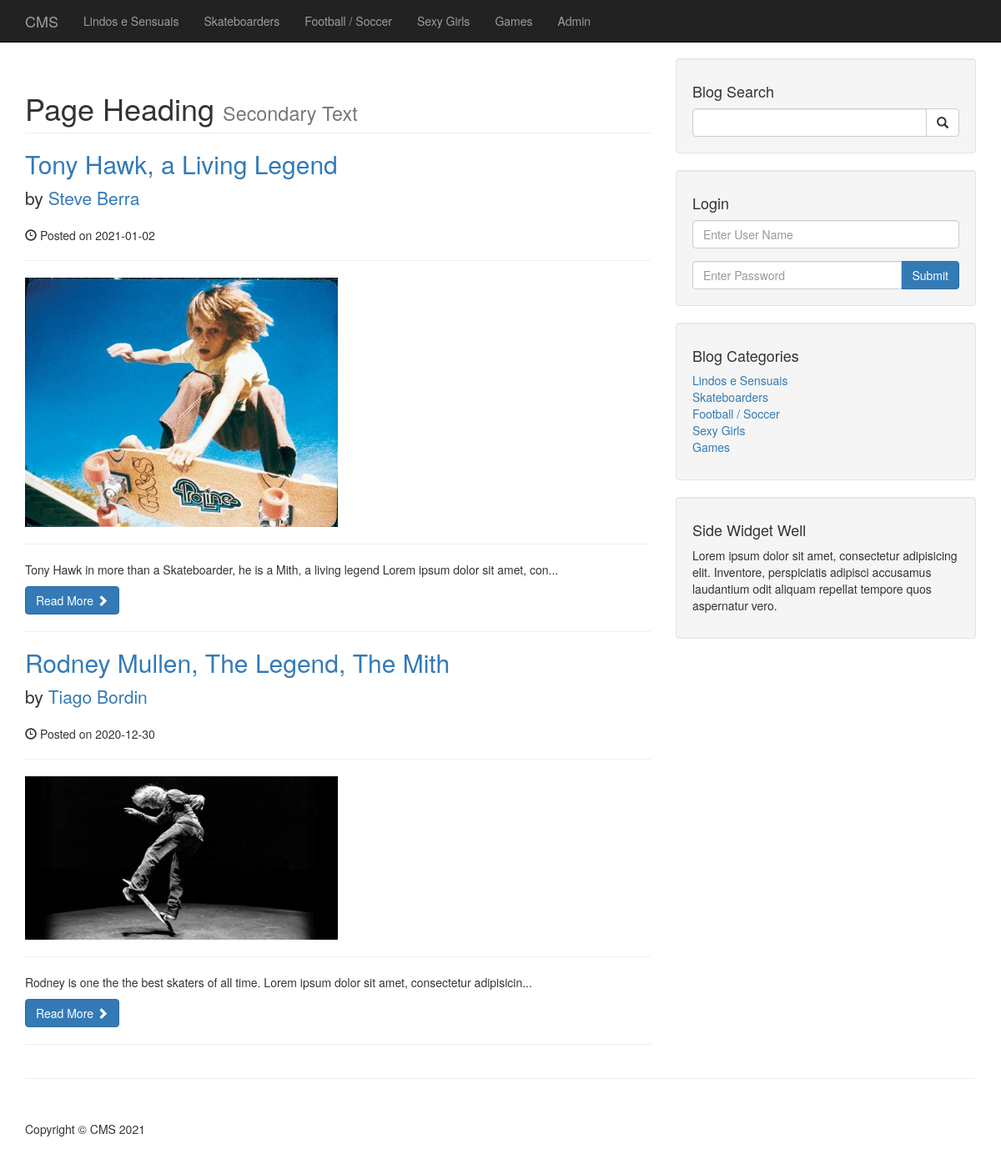
The app's page /cms/category.php?category=24 with its own data.
### tables this page shows
CREATE TABLE `categories` (
  `cat_id` int(3) NOT NULL,
  `cat_title` varchar(255) NOT NULL
);

CREATE TABLE `posts` (
  `post_id` int(3) NOT NULL,
  `post_category_id` int(3) NOT NULL,
  `post_title` varchar(255) NOT NULL,
  `post_author` varchar(255) NOT NULL,
  `post_date` date NOT NULL,
  `post_image` text NOT NULL,
  `post_content` text NOT NULL,
  `post_tags` varchar(255) NOT NULL,
  `post_comment_count` int(11) NOT NULL DEFAULT '0',
  `post_status` varchar(255) NOT NULL DEFAULT 'draft'
);

### cms/category.php (the view)
<?php require('includes/header.php'); ?>
    <?php require('includes/navigation.php'); ?>
    <div class="container">
        <div class="row">
            <div class="col-md-8">
                <h1 class="page-header">
                    Page Heading
                    <small>Secondary Text</small>
                </h1>
                <?php
                    if (isset($_GET['category'])) {
                        $post_category = $_GET['category'];
                    }
                    $query = "SELECT * FROM posts WHERE post_category_id = $post_category AND post_status = 'Published' ORDER BY post_id DESC";
                    $select_all_posts_query = mysqli_query($connection, $query);
                    while ($row = mysqli_fetch_assoc($select_all_posts_query)) {
                        $post_id = $row['post_id'];
                        $post_title = $row['post_title'];
                        $post_author = $row['post_author'];
                        $post_date = $row['post_date'];
                        $post_image = $row['post_image'];
                        $post_content = substr($row['post_content'], 0, 100) . "...";
                        ?>
                        <h2>
                            <a href="post.php?p_id=<?php echo $post_id ?>"><?php echo $post_title; ?></a>
                        </h2>
                        <p class="lead">
                            by <a href="index.php"><?php echo $post_author; ?></a>
                        </p>
                        <p>
                            <span class="glyphicon glyphicon-time">
                            </span>
                            Posted on <?php echo $post_date; ?>
                        </p>
                        <hr>
                        <a href="post.php?p_id=<?php echo $post_id ?>">
                            <img class="img-responsive" style="width: 50%;" src="images/<?php echo $post_image; ?>" alt="">
                        </a>
                        <hr>
                        <p>
                            <?php echo $post_content; ?>
                        </p>
                        <a class="btn btn-primary" href="post.php?p_id=<?php echo $post_id ?>">
                            Read More
                            <span class="glyphicon glyphicon-chevron-right">
                            </span>
                        </a>
                        <hr>
                        <?php
                    }
                ?>
            </div>
            <?php require('includes/sidebar.php'); ?>
        </div>
        <hr>
<?php require('includes/footer.php'); ?>

### cms/includes/navigation.php (shortened to what this page needs)
<?php require('includes/db.php'); ?>
<nav class="navbar navbar-inverse navbar-fixed-top" role="navigation">
  <div class="container">
    <div class="navbar-header">
      <a class="navbar-brand" href="index.php">CMS</a>
    </div>
    <div class="collapse navbar-collapse" id="bs-example-navbar-collapse-1">
      <ul class="nav navbar-nav">
        <?php
          $query = "SELECT * FROM categories;";
          $select_all_categories_query = mysqli_query($connection, $query);
          while ($row = mysqli_fetch_assoc($select_all_categories_query)) {
            $the_cat_id = $row['cat_id'];
            ?>
              <li>
                <a href="category.php?category=<?= $the_cat_id ?>"><?php echo $row['cat_title']; ?></a>
              </li>
            <?php
          }
        ?>
        <li><a href="admin/index.php">Admin</a></li>
      </ul>
    </div>
  </div>
</nav>

### cms/includes/sidebar.php
<div class="col-md-4" style="position: -webkit-sticky; position: sticky; top: -70px;">
    <div class="well">
        <h4>Blog Search</h4>
        <form action="search.php" method="post">
            <div class="input-group">
                <input name="search" type="text" class="form-control">
                <span class="input-group-btn">
                    <button name="submit" class="btn btn-default" type="submit">
                        <span class="glyphicon glyphicon-search"></span>
                </button>
                </span>
            </div>
        </form>
    </div>
    <div class="well">
        <h4>Login</h4>
        <form action="includes/login.php" method="post">
            <div class="form-group">
                <input name="user_name" type="text" class="form-control" placeholder="Enter User Name" id="user_name" style="margin-bottom: 5px;">
            </div>
            <div class="input-group">
                <input name="password" type="password" class="form-control" placeholder="Enter Password" id="password">
                <span class="input-group-btn">
                    <button class="btn btn-primary" name="login" type="submit">
                        Submit
                    </button>
                </span>
            </div>
        </form>
    </div>
    <div class="well">
        <?php
          $query = "SELECT * FROM categories;";
          $select_categories_sidebar = mysqli_query($connection, $query);
        ?>
        <h4>Blog Categories</h4>
        <div class="row">
            <div class="col-lg-12">
                <ul class="list-unstyled">
                    <?php
    while ($row = mysqli_fetch_assoc($select_categories_sidebar))
    {
        $the_cat_id = $row['cat_id'];
        ?>
          <li>
            <a href="category.php?category=<?= $the_cat_id ?>"><?php echo $row['cat_title']; ?></a>
          </li>
        <?php
    } ?>
                </ul>
            </div>
        </div>
    </div>
   <?php require('widget.php'); ?>
</div>

### cms/css/blog-home.css (style rules this page uses)
body { padding-top: 70px; }

### records on screen
categories: cat_title "Lindos e Sensuais"
categories: cat_title "Skateboarders"
categories: cat_title "Football / Soccer"
categories: cat_title "Sexy Girls"
categories: cat_title "Games"
posts: post_title "Tony Hawk, a Living Legend", post_author "Steve Berra", post_date "2021-01-02", post_image (picture), post_content "Tony Hawk in more than a Skateboarder, he is a Mith, a living legend Lorem ipsum dolor sit amet, con..."
posts: post_title "Rodney Mullen, The Legend, The Mith", post_author "Tiago Bordin", post_date "2020-12-30", post_image (picture), post_content "Rodney is one the the best skaters of all time. Lorem ipsum dolor sit amet, consectetur adipisicin..."
